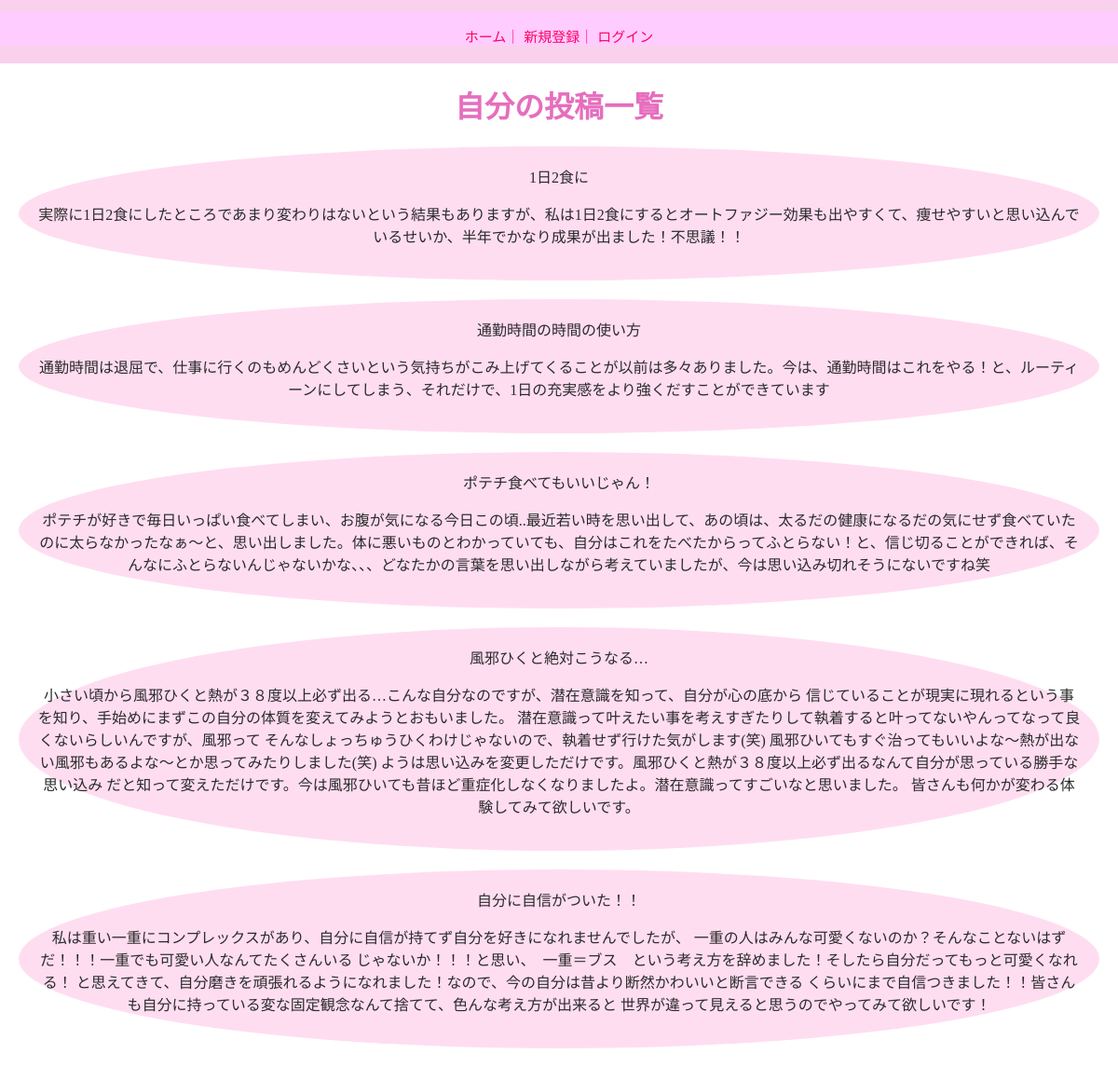
Page /post_list on the committed database.
### mind_ch_db/models.py (models this page shows)
class PostInfo(models.Model):
    user_id = models.ForeignKey(
        User, on_delete=models.SET_NULL,null=True)
    genre_id = models.ForeignKey(
        'genre', on_delete=models.SET_NULL,null=True)
    post_title = models.CharField(max_length=50)
    post_content = models.TextField(max_length=1000)
    reaction_count = models.IntegerField(null=True, blank=True)
    create_at = models.DateTimeField(default=timezone.datetime.now)
    update_at = models.DateTimeField(default=timezone.datetime.now)

### mind_ch_db/views.py (the view)
# urls.py: path('post_list', views.post_list, name='post_list'),
def post_list(request):
    posts = PostInfo.objects.filter(user_id=request.user.id).order_by('-create_at')
    return render(request, 'post_list.html', {'posts': posts})

### mind_ch_db/templates/post_list.html
<!DOCTYPE html>
{% extends "base.html" %}
{% block content %}
<html lang="en">
<body>
    <h1>自分の投稿一覧</h1>
    <div>
        {% for post in posts %}
        <div class="post_list">
            <a href="{% url 'posts_edit' post.id %}">
                <div class="post_list_title center">
                    <div>{{ post.post_title }}</div>
                </div>
                <p>{{ post.post_content }}</p>
            </a>
        </div>
        {% empty %}
            <div class="center"><p>まだ投稿をしていません！</p></div>
        {% endfor %}
    </div>
</body>
</html>
{% endblock %}

### static/css/style.css (style rules this page uses)
h1 { color: rgb(230, 110, 190); text-align: center; }
body { margin: 0; }
p { text-align: center; }
.center { display: flex; justify-content: center; }
.post_list { margin: 20px; padding: 20px; background-color: #ffddf1; border-radius: 50%; text-decoration: none !important; }
.post_list a { text-decoration: none; color: #2b2b2b; }
.post_list_title { display: flex; align-items: center; }

### rows in the picture
PostInfo: post_title "1日2食に", post_content "実際に1日2食にしたところであまり変わりはないという結果もありますが、私は1日2食にするとオートファジー効果も出やすくて、痩せやすいと思い込んでいるせいか、半年でかなり成果が出ました！不思議！！"
PostInfo: post_title "通勤時間の時間の使い方", post_content "通勤時間は退屈で、仕事に行くのもめんどくさいという気持ちがこみ上げてくることが以前は多々ありました。今は、通勤時間はこれをやる！と、ルーティーンにしてしまう、それだけで、1日の充実感をより強くだすことができています"
PostInfo: post_title "ポテチ食べてもいいじゃん！", post_content "ポテチが好きで毎日いっぱい食べてしまい、お腹が気になる今日この頃..最近若い時を思い出して、あの頃は、太るだの健康になるだの気にせず食べていたのに太らなかったなぁ～と、思い出しました。体に悪いものとわかっていても、自分はこれをたべたからってふとらない！と、信じ切ることができれば、そんなにふとらないんじゃないかな、、、どなたかの言葉を思い出しながら考えていましたが、今は思い込み切れそうにないですね笑"
PostInfo: post_title "風邪ひくと絶対こうなる…", post_content "小さい頃から風邪ひくと熱が３８度以上必ず出る…こんな自分なのですが、潜在意識を知って、自分が心の底から 信じていることが現実に現れるという事を知り、手始めにまずこの自分の体質を変えてみようとおもいました。 潜在意識って叶えたい事を考えすぎたりして執着すると叶ってないやんってなって良くないらしいんですが、風邪って そんなしょっちゅうひくわけじゃないので、執着せず行けた気がします(笑) 風邪ひいてもすぐ治ってもいいよな～熱が出ない風邪もあるよな～とか思ってみたりしました(笑) ようは思い込みを変更しただけです。風邪ひくと熱が３８度以上必ず出るなんて自分が思っている勝手な思い込み だと知って変えただけです。今は風邪ひいても昔ほど重症化しなくなりましたよ。潜在意識ってすごいなと思いました。 皆さんも何かが変わる体験してみて欲しいです。"
PostInfo: post_title "自分に自信がついた！！", post_content "私は重い一重にコンプレックスがあり、自分に自信が持てず自分を好きになれませんでしたが、 一重の人はみんな可愛くないのか？そんなことないはずだ！！！一重でも可愛い人なんてたくさんいる じゃないか！！！と思い、 一重＝ブス という考え方を辞めました！そしたら自分だってもっと可愛くなれる！ と思えてきて、自分磨きを頑張れるようになれました！なので、今の自分は昔より断然かわいいと断言できる くらいにまで自信つきました！！皆さんも自分に持っている変な固定観念なんて捨てて、色んな考え方が出来ると 世界が違って見えると思うのでやってみて欲しいです！"
